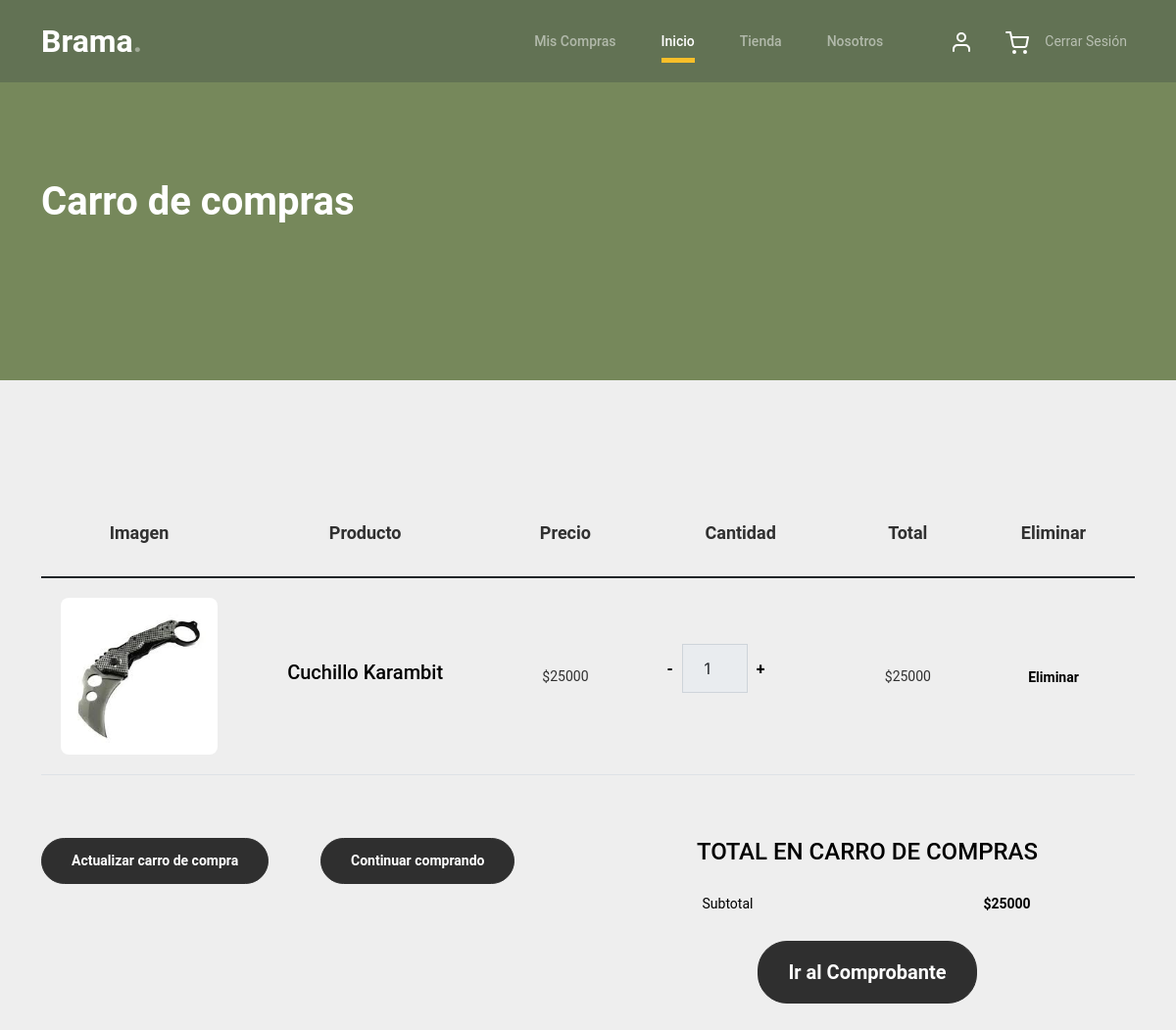
The app's page /cart/ (signed in), older data.
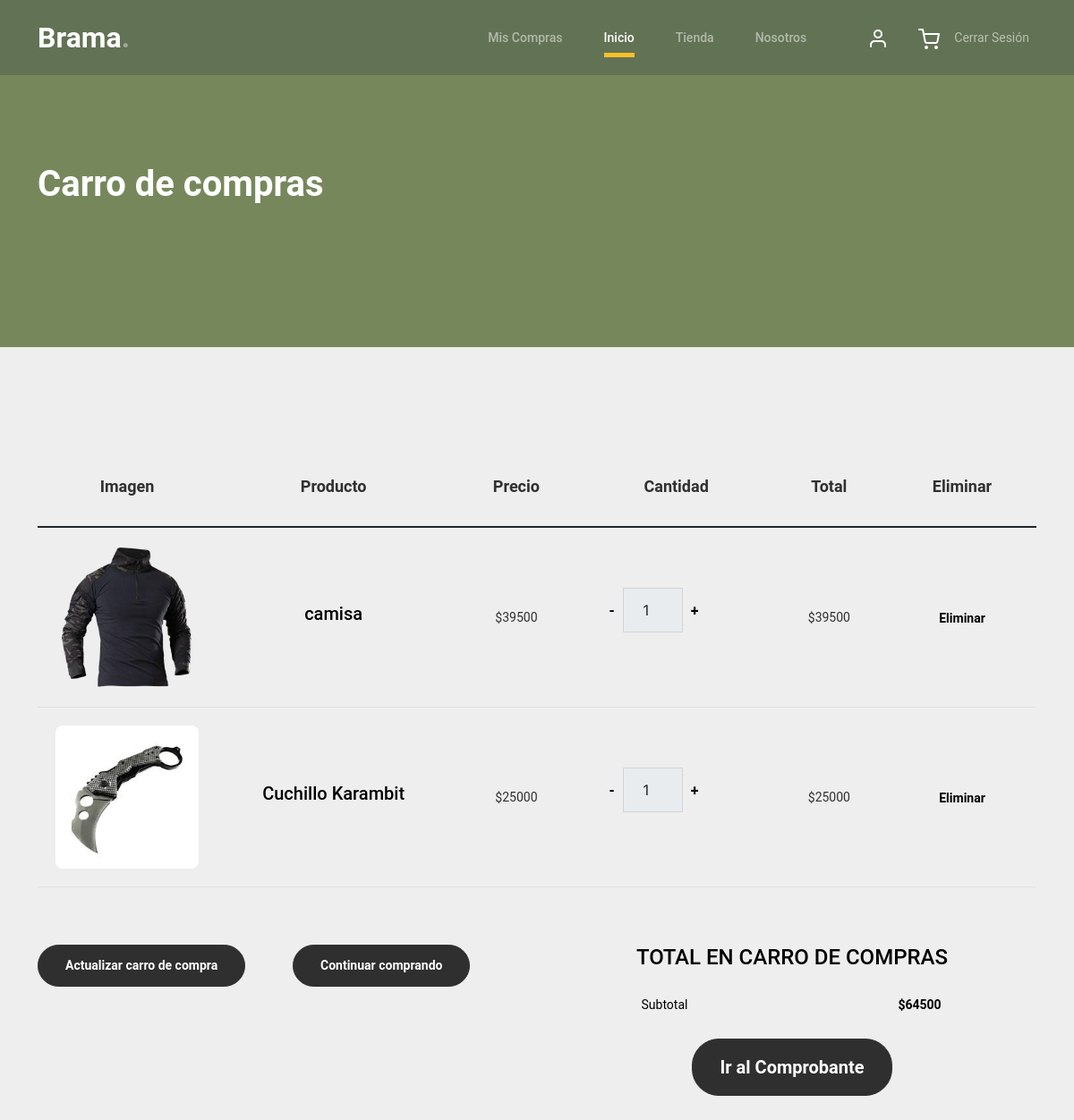
The same page, newer data.
### aplicacion/models.py (models this page shows, shortened)
class Carrito(models.Model):
    id = models.AutoField(primary_key=True)  # Añadimos un campo AutoField para el id #probe poniendo id para eliminarlo, pero igual no funciona
    usuario = models.ForeignKey(Usuario, on_delete=models.CASCADE, related_name='carritos')
    envio = models.ForeignKey(Envio, on_delete=models.CASCADE, null=True, blank=True)
    producto = models.ForeignKey(Producto, on_delete=models.CASCADE)
    cantidad = models.IntegerField(validators=[MinValueValidator(1)])
    class Meta:
        verbose_name_plural = 'Carritos'
    def get_total_price(self):
        return self.producto.precio * self.cantidad
    class Meta:
        verbose_name_plural = 'Carritos'

class Producto(models.Model):
    cod_producto = models.AutoField(primary_key=True)
    nombre = models.CharField(max_length=50)
    tipo_producto = models.CharField(max_length=10, choices=TIPO_PRODUCTO, default='OTRO PRODUCTO')
    tipo_municion = models.CharField(max_length=100, choices=TIPO_MUNICION, default='OTRO')
    precio = models.IntegerField(validators=[MinValueValidator(1000), MaxValueValidator(999999999)])
    stock = models.IntegerField(default=0)
    imagen = models.ImageField(upload_to='productos', null=True)

### aplicacion/views.py (the view, shortened to what this page needs)
# urls.py: path('cart/', cart, name='cart'),
@login_required
def cart(request):
    user = request.user
    usr = get_object_or_404(Usuario, nombusuario=user)
    carritos = Carrito.objects.filter(usuario_id=usr)
    productos = Producto.objects.all()
    subtotal = sum(c.get_total_price() for c in carritos)
    datos = {
        "carritos": carritos,
        "productos": productos,
        "subtotal": subtotal,
    }
    print("Y aqui")  # Confirmar que se accede a la vista
    return render(request, "aplicacion/cart.html", datos)

### aplicacion/templates/aplicacion/cart.html (shortened to what this page needs)
{% load static %}
<!DOCTYPE html>
<html lang="es">
<head>
    <link rel="stylesheet" href="{% static 'aplicacion/css/bootstrap.min.css' %}">
    <link rel="stylesheet" href="https://cdnjs.cloudflare.com/ajax/libs/font-awesome/6.0.0-beta3/css/all.min.css">
    <link rel="stylesheet" href="{% static 'aplicacion/css/tiny-slider.css' %}">
    <link rel="stylesheet" href="{% static 'aplicacion/css/style.css' %}">
</head>
<body>
	<nav class="custom-navbar navbar navbar-expand-md navbar-dark bg-dark" arial-label="Furni navigation bar">
		<div class="container">
			<a class="navbar-brand" href="{% url 'index' %}">Brama<span>.</span></a>
			<div class="collapse navbar-collapse" id="navbarsFurni">
				<ul class="custom-navbar-nav navbar-nav ms-auto mb-2 mb-md-0">
					<li><a class="nav-link" href="{% url 'miscompras' %}">Mis Compras
						</a></li>
					<li class="nav-item active">
						<a class="nav-link" href="{% url 'index' %}">Inicio</a>
					</li>
					<li><a class="nav-link" href="{% url 'shop' %}">Tienda</a></li>
					<li><a class="nav-link" href="{% url 'about' %}">Nosotros</a></li>
				</ul>
				<ul class="custom-navbar-cta navbar-nav mb-2 mb-md-0 ms-5">
					<li><a class="nav-link" href="{% url 'login' %}"><img src="{% static 'aplicacion/img/user.svg' %}"></a></li>
					<li><a class="nav-link" href="{% url 'cart' %}"><img src="{% static 'aplicacion/img/cart.svg' %}"></a></li>
                    <li><a class="nav-link" href="{% url 'salir' %}">Cerrar Sesión</a></li>
				</ul>
			</div>
		</div>
	</nav>
    <div class="hero">
        <div class="container">
            <div class="row justify-content-between">
                <div class="col-lg-5">
                    <div class="intro-excerpt">
                        <h1>Carro de compras</h1>
                    </div>
                </div>
                <div class="col-lg-7">
                </div>
            </div>
        </div>
    </div>
    <div class="untree_co-section before-footer-section">
        <div class="container">
            <div class="row mb-5">
                <form class="col-md-12" method="post" action="{% url 'cart' %}">
                    <div class="site-blocks-table">
                        <table class="table">
                            <thead>
                                <tr>
                                    <th class="product-thumbnail">Imagen</th>
                                    <th class="product-name">Producto</th>
                                    <th class="product-price">Precio</th>
                                    <th class="product-quantity">Cantidad</th>
                                    <th class="product-total">Total</th>
                                    <th class="product-remove">Eliminar</th>
                                </tr>
                            </thead>
                            <tbody>
                                {% for c in carritos %}
                                <tr>
                                    <td class="product-thumbnail">
                                        <img src="{{ c.producto.imagen.url }}" alt="{{ c.producto.nombre }}" class="img-fluid">
                                    </td>
                                    <td class="product-name">
                                        <h2 class="h5 text-black">{{ c.producto.nombre }}</h2>
                                    </td>
                                    <td class="product-price"> ${{ c.producto.precio }}</td>
                                    <td>
                                        <div class="input-group mb-3 d-flex align-items-center quantity-container" style="max-width: 120px;">
                                            <div class="input-group-prepend">
                                                <button class="btn btn-outline-black decrease" type="button">-</button>
                                            </div>
                                            <input type="number" class="form-control text-center quantity-amount" value="{{ c.cantidad }}" placeholder="" aria-label="Cantidad" aria-describedby="button-addon1" min="1" step="1" disabled>
                                            <div class="input-group-append">
                                                <button class="btn btn-outline-black increase" type="button">+</button>
                                            </div>
                                        </div>
                                    </td>
                                    <td class="product-total"> ${{ c.get_total_price }}</td>
                                    <td>
                                        <form method="post" action="{% url 'cart' %}">
                                            <button type="submit" class="btn btn-black btn-sm btn-remove">Eliminar</button>
                                        </form>
                                    </td>
                                </tr>
                                {% endfor %}
                            </tbody>
                        </table>
                    </div>
                </form>
            </div>
            </div>
            <div class="container">
                <div class="row">
                    <div class="col-md-6">
                        <div class="row mb-4">
                            <div class="col-md-6 mb-3 mb-md-0">
                                <button class="btn btn-black btn-sm btn-block" id="updateCartButton">Actualizar carro de compra</button>
                            </div>
                            <div class="col-md-6">
                                <a href="{% url 'shop' %}" class="btn btn-black btn-sm btn-block">Continuar comprando</a>
                            </div>
                        </div>
                    </div>
                    <div class="col-md-6">
                        <div class="text-center">
                            <h3 class="text-black h4 text-uppercase mb-4">Total en Carro de compras</h3>
                            <div class="row mb-4">
                                <div class="col-md-6 text-left">
                                    <span class="text-black">Subtotal</span>
                                </div>
                                <div class="col-md-6 text-right">
                                    <strong class="text-black">${{ subtotal }}</strong>
                                </div>
                            </div>
                            <form action="{% url 'checkout' %}" method="post">
                                <button type="submit" class="btn btn-black btn-lg py-3 btn-block">Ir al Comprobante</button>
                            </form>
                        </div>
                    </div>
                </div>
            </div>
</body>
</html>

### aplicacion/static/aplicacion/css/style.css (style rules this page uses)
body { overflow-x: hidden; position: relative; }
body { font-family: "Inter", sans-serif; font-weight: 400; line-height: 28px; color: #6a6a6a; font-size: 14px; background-color: #eff2f1; }
a { text-decoration: none; -webkit-transition: .3s all ease; -o-transition: .3s all ease; transition: .3s all ease; color: #2f2f2f; text-decoration: underline; }
.custom-navbar { background: #627254 !important; padding-top: 20px; padding-bottom: 20px; }
.custom-navbar .navbar-brand { font-size: 32px; font-weight: 600; }
.custom-navbar .navbar-brand > span { opacity: .4; }
@media (min-width: 992px) { .custom-navbar .custom-navbar-nav li { margin-left: 15px; margin-right: 15px; } }
.custom-navbar .custom-navbar-nav li a { font-weight: 500; color: #ffffff !important; opacity: .5; -webkit-transition: .3s all ease; -o-transition: .3s all ease; transition: .3s all ease; position: relative; }
@media (min-width: 768px) { .custom-navbar .custom-navbar-nav li a:before { content: ""; position: absolute; bottom: 0; left: 8px; right: 8px; background: #f9bf29; height: 5px; opacity: 1; visibility: visible; width: 0; -webkit-transition: .15s all ease-out; -o-transition: .15s all ease-out; transition: .15s all ease-out; } }
.custom-navbar .custom-navbar-nav li.active a { opacity: 1; }
.custom-navbar .custom-navbar-nav li.active a:before { width: calc(100% - 16px); }
.custom-navbar .custom-navbar-cta { margin-left: 0 !important; -webkit-box-orient: horizontal; -webkit-box-direction: normal; -ms-flex-direction: row; flex-direction: row; }
@media (min-width: 768px) { .custom-navbar .custom-navbar-cta { margin-left: 40px !important; } }
.custom-navbar .custom-navbar-cta li { margin-left: 0px; margin-right: 0px; }
.custom-navbar .custom-navbar-cta li:first-child { margin-right: 20px; }
.hero { background: #76885B; padding: calc(4rem - 30px) 0 0rem 0; }
@media (min-width: 768px) { .hero { padding: calc(4rem - 30px) 0 4rem 0; } }
@media (min-width: 992px) { .hero { padding: calc(8rem - 30px) 0 8rem 0; } }
.hero .intro-excerpt { position: relative; z-index: 4; }
@media (min-width: 992px) { .hero .intro-excerpt { max-width: 450px; } }
.hero h1 { font-weight: 700; color: #ffffff; margin-bottom: 30px; }
.btn { font-weight: 600; padding: 12px 30px; border-radius: 30px; color: #ffffff; background: #2f2f2f; border-color: #2f2f2f; }
.before-footer-section { padding: 7rem 0 12rem 0 !important; }
.untree_co-section { padding: 7rem 0; }
.form-control { height: 50px; border-radius: 10px; font-family: "Inter", sans-serif; }
.site-blocks-table { overflow: auto; }
.site-blocks-table .product-thumbnail { width: 200px; }
.site-blocks-table .btn { padding: 2px 10px; }
.site-blocks-table thead th { padding: 30px; text-align: center; border-width: 0px !important; vertical-align: middle; color: rgba(0, 0, 0, 0.8); font-size: 18px; }
.site-blocks-table td { padding: 20px; text-align: center; vertical-align: middle; color: rgba(0, 0, 0, 0.8); }
.site-blocks-table tbody tr:first-child td { border-top: 1px solid #3b5d50 !important; }
.site-blocks-table .btn { background: none !important; color: #000000; border: none; height: auto !important; }
:root { --dark-green: #627254; --light-green: #76885B; --gray: #DDDDDD; --light-gray: #EEEEEE; }
body { background-color: var(--light-gray); color: var(--dark-green); }
h1 { color: var(--light-green); }
.img-fluid { transition: transform 0.5s ease; cursor: pointer; }
body { font-family: 'Roboto', sans-serif; background-color: #EEEEEE; }
h1 { color: #627254; font-weight: 700; }
.img-fluid { transition: transform 0.3s ease; cursor: pointer; border-radius: 8px; color: #EEEEEE; font-weight: bold; }

Row changes from the older to the newer data that the page shows:
added Carrito: producto.imagen (picture), producto.nombre "camisa", producto.precio "39500", cantidad "1", get_total_price "39500"
Text that changed along with them:
{{ subtotal }}: "25000" → "64500"
